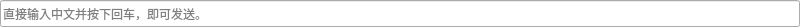
<?xml version="1.0" encoding="UTF-8"?>
<ui version="4.0">
 <class>MainWindowClass</class>
 <widget class="QMainWindow" name="MainWindowClass">
  <property name="geometry">
   <rect>
    <x>0</x>
    <y>0</y>
    <width>800</width>
    <height>27</height>
   </rect>
  </property>
  <property name="font">
   <font>
    <family>Microsoft YaHei UI</family>
   </font>
  </property>
  <property name="acceptDrops">
   <bool>false</bool>
  </property>
  <property name="windowTitle">
   <string>FactorioInputHelper Ver 1.0.1 by leopard</string>
  </property>
  <property name="windowIcon">
   <iconset theme=":/MainWindow/D:/steam/steamapps/common/Factorio/data/base/graphics/icons/transport-belt.png"/>
  </property>
  <property name="autoFillBackground">
   <bool>false</bool>
  </property>
  <widget class="QWidget" name="centralWidget">
   <property name="palette">
    <palette>
     <active/>
     <inactive/>
     <disabled/>
    </palette>
   </property>
   <widget class="QLineEdit" name="textEdit">
    <property name="geometry">
     <rect>
      <x>0</x>
      <y>0</y>
      <width>800</width>
      <height>27</height>
     </rect>
    </property>
    <property name="placeholderText">
     <string>直接输入中文并按下回车，即可发送。</string>
    </property>
   </widget>
  </widget>
 </widget>
 <layoutdefault spacing="6" margin="11"/>
 <resources>
  <include location="MainWindow.qrc"/>
 </resources>
 <connections/>
</ui>
